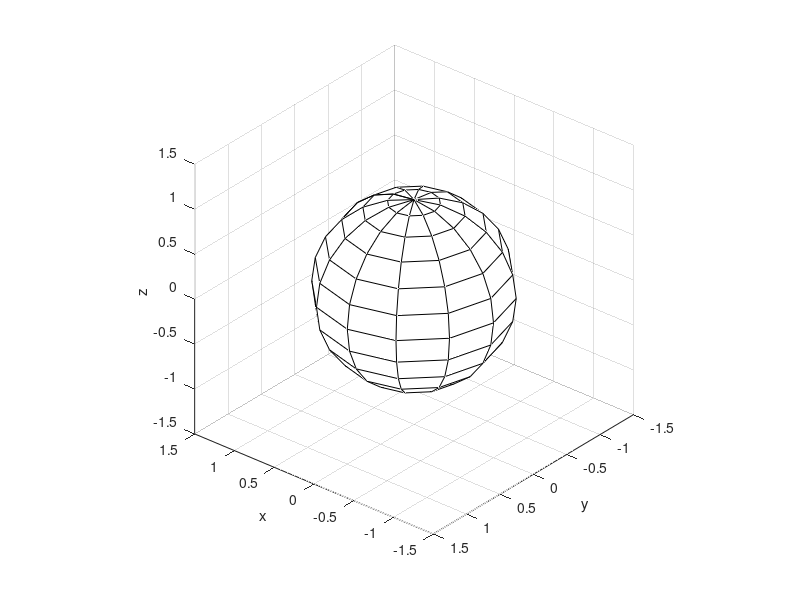

This figure's MATLAB source: (Note: this script raises an error after producing the figure.)
% gridprint - CIPIC/Listen/ACD/slab3d HRTF measurement/database grid PNGs.
%
% See also: grids

% modification history
% --------------------
%                ----  v6.7.3  ----
% 11.15.13  JDM  created from grids
%
% JDM == Joel D. Miller

% Copyright (C) 2001-2018 United States Government as represented by the
% Administrator of the National Aeronautics and Space Administration (NASA).
% All Rights Reserved.
% 
% This software is distributed under the NASA Open Source Agreement (NOSA),
% version 1.3.  The NOSA has been approved by the Open Source Initiative.
% See the file NOSA.txt at the top of the distribution directory tree for the
% complete NOSA document.
% 
% THE SUBJECT SOFTWARE IS PROVIDED "AS IS" WITHOUT ANY WARRANTY OF ANYKIND,
% EITHER EXPRESSED, IMPLIED, OR STATUTORY, INCLUDING, BUT NOT LIMITED TO, ANY
% WARRANTY THAT THE SUBJECT SOFTWARE WILL CONFORM TO SPECIFICATIONS, ANY IMPLIED
% WARRANTIES OF MERCHANTABILITY, FITNESS FOR A PARTICULAR PURPOSE, OR FREEDOM
% FROM INFRINGEMENT, ANY WARRANTY THAT THE SUBJECT SOFTWARE WILL BE ERROR FREE,
% OR ANY WARRANTY THAT DOCUMENTATION, IF PROVIDED, WILL CONFORM TO THE SUBJECT
% SOFTWARE.

%23456789 123456789 123456789 123456789 123456789 123456789 123456789 1234567890

figure(gcf); clf;
%figure;
grid;
colormap('white');
sphere(12);
hold on;
view(-140,30);
dim = 1.5;
axis( [ -dim dim -dim dim -dim dim ] );
axis square;
xlabel('x');
ylabel('y');
zlabel('z');

% slab3d
%[sgrid sx sy sz ] = grids(30,18,0);  % jdm.slh
[sgrid sx sy sz ] = grids(15,15,0);  % Listen, IRC_1002.slh
[sgrid5 sx5 sy5 sz5 ] = grids(5,5,0);  % CIPIC, subject_003.slh

% CIPIC
[cgrid cx cy cz ] = grids(0,0,1);

% Listen
[lgrid lx ly lz ] = grids(0,0,2);

% ACD
[agrid ax ay az ] = grids(0,0,3);

% grids default figure
if 0,
plot3(sx,sy,sz,'ro');
plot3(cx,cy,cz,'bx');
plot3(lx,ly,lz,'g*');
plot3(ax,ay,az,'ms');
legend('sphere','slab3d','CIPIC','Listen','ACD');
title( 'azInc 30, elInc 18' );
end;

if 0,
plot3(cx,cy,cz,'b.');
title( 'CIPIC Grid' );
print(gcf,'-dpng','grids_cipic.png');
end;

if 0,
plot3(sx5,sy5,sz5,'b.');
title( 'CIPIC SLH Grid Az 5 El 5' );
print(gcf,'-dpng','grids_cipic_slh_5_5.png');
end;

if 0,
plot3(sx5,sy5,sz5,'rx');
plot3(cx,cy,cz,'b.');
title( 'CIPIC SLH Grid Az 5 El 5' );
print(gcf,'-dpng','grids_cipic_and_slh_5_5.png');
end;

if 0,
plot3(lx,ly,lz,'bo');
title( 'Listen Grid' );
print(gcf,'-dpng','grids_listen.png');
end;

if 0,
plot3(sx,sy,sz,'bo');
title( 'Listen SLH Grid Az 15 El 15' );
print(gcf,'-dpng','grids_listen_slh_15_15.png');
end;

if 1,
plot3(sx,sy,sz,'rx');
plot3(lx,ly,lz,'bo');
title( 'Listen SLH Grid Az 15 El 15' );
print(gcf,'-dpng','grids_listen_and_slh_15_15.png');
end;
